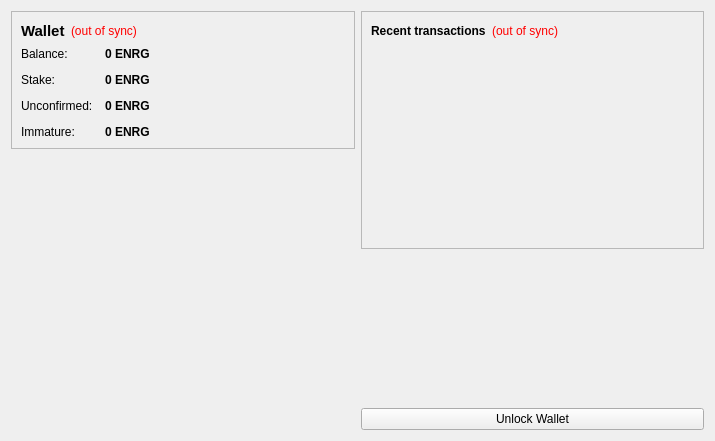
<?xml version="1.0" encoding="UTF-8"?>
<ui version="4.0">
 <class>OverviewPage</class>
 <widget class="QWidget" name="OverviewPage">
  <property name="geometry">
   <rect>
    <x>0</x>
    <y>0</y>
    <width>715</width>
    <height>441</height>
   </rect>
  </property>
  <property name="windowTitle">
   <string>Form</string>
  </property>
  <layout class="QHBoxLayout" name="horizontalLayout" stretch="1,1">
   <item>
    <layout class="QVBoxLayout" name="verticalLayout_2">
     <item>
      <widget class="QFrame" name="frame">
       <property name="frameShape">
        <enum>QFrame::StyledPanel</enum>
       </property>
       <property name="frameShadow">
        <enum>QFrame::Raised</enum>
       </property>
       <layout class="QVBoxLayout" name="verticalLayout_4">
        <item>
         <layout class="QHBoxLayout" name="horizontalLayout_4">
          <item>
           <widget class="QLabel" name="label_5">
            <property name="font">
             <font>
              <pointsize>11</pointsize>
              <weight>75</weight>
              <bold>true</bold>
             </font>
            </property>
            <property name="text">
             <string>Wallet</string>
            </property>
           </widget>
          </item>
          <item>
           <widget class="QLabel" name="labelWalletStatus">
            <property name="toolTip">
             <string>The displayed information may be out of date. Your wallet automatically synchronizes with the EnergyCoin network after a connection is established, but this process has not completed yet.</string>
            </property>
            <property name="styleSheet">
             <string notr="true">QLabel { color: red; }</string>
            </property>
            <property name="text">
             <string notr="true">(out of sync)</string>
            </property>
            <property name="alignment">
             <set>Qt::AlignLeading|Qt::AlignLeft|Qt::AlignVCenter</set>
            </property>
           </widget>
          </item>
          <item>
           <spacer name="horizontalSpacer_2">
            <property name="orientation">
             <enum>Qt::Horizontal</enum>
            </property>
            <property name="sizeHint" stdset="0">
             <size>
              <width>40</width>
              <height>20</height>
             </size>
            </property>
           </spacer>
          </item>
         </layout>
        </item>
        <item>
         <layout class="QFormLayout" name="formLayout_2">
          <property name="fieldGrowthPolicy">
           <enum>QFormLayout::AllNonFixedFieldsGrow</enum>
          </property>
          <property name="horizontalSpacing">
           <number>12</number>
          </property>
          <property name="verticalSpacing">
           <number>12</number>
          </property>
          <item row="0" column="0">
           <widget class="QLabel" name="label">
            <property name="text">
             <string>Balance:</string>
            </property>
           </widget>
          </item>
          <item row="0" column="1">
           <widget class="QLabel" name="labelBalance">
            <property name="font">
             <font>
              <weight>75</weight>
              <bold>true</bold>
             </font>
            </property>
            <property name="cursor">
             <cursorShape>IBeamCursor</cursorShape>
            </property>
            <property name="toolTip">
             <string>Your current balance</string>
            </property>
            <property name="text">
             <string notr="true">0 ENRG</string>
            </property>
            <property name="textInteractionFlags">
             <set>Qt::LinksAccessibleByMouse|Qt::TextSelectableByKeyboard|Qt::TextSelectableByMouse</set>
            </property>
           </widget>
          </item>
          <item row="1" column="0">
           <widget class="QLabel" name="label_6">
            <property name="text">
             <string>Stake:</string>
            </property>
           </widget>
          </item>
          <item row="1" column="1">
           <widget class="QLabel" name="labelStake">
            <property name="font">
             <font>
              <weight>75</weight>
              <bold>true</bold>
             </font>
            </property>
            <property name="cursor">
             <cursorShape>IBeamCursor</cursorShape>
            </property>
            <property name="toolTip">
             <string>Total of coins that was staked, and do not yet count toward the current balance</string>
            </property>
            <property name="text">
             <string notr="true">0 ENRG</string>
            </property>
            <property name="textInteractionFlags">
             <set>Qt::LinksAccessibleByMouse|Qt::TextSelectableByKeyboard|Qt::TextSelectableByMouse</set>
            </property>
           </widget>
          </item>
          <item row="2" column="0">
           <widget class="QLabel" name="label_3">
            <property name="text">
             <string>Unconfirmed:</string>
            </property>
           </widget>
          </item>
          <item row="2" column="1">
           <widget class="QLabel" name="labelUnconfirmed">
            <property name="font">
             <font>
              <weight>75</weight>
              <bold>true</bold>
             </font>
            </property>
            <property name="cursor">
             <cursorShape>IBeamCursor</cursorShape>
            </property>
            <property name="toolTip">
             <string>Total of transactions that have yet to be confirmed, and do not yet count toward the current balance</string>
            </property>
            <property name="text">
             <string notr="true">0 ENRG</string>
            </property>
            <property name="textInteractionFlags">
             <set>Qt::LinksAccessibleByMouse|Qt::TextSelectableByKeyboard|Qt::TextSelectableByMouse</set>
            </property>
           </widget>
          </item>
          <item row="3" column="0">
           <widget class="QLabel" name="labelImmatureText">
            <property name="text">
             <string>Immature:</string>
            </property>
           </widget>
          </item>
          <item row="3" column="1">
           <widget class="QLabel" name="labelImmature">
            <property name="font">
             <font>
              <weight>75</weight>
              <bold>true</bold>
             </font>
            </property>
            <property name="toolTip">
             <string>Mined balance that has not yet matured</string>
            </property>
            <property name="text">
             <string notr="true">0 ENRG</string>
            </property>
            <property name="textInteractionFlags">
             <set>Qt::LinksAccessibleByMouse|Qt::TextSelectableByKeyboard|Qt::TextSelectableByMouse</set>
            </property>
           </widget>
          </item>
         </layout>
        </item>
       </layout>
      </widget>
     </item>
     <item>
      <spacer name="verticalSpacer">
       <property name="orientation">
        <enum>Qt::Vertical</enum>
       </property>
       <property name="sizeHint" stdset="0">
        <size>
         <width>20</width>
         <height>40</height>
        </size>
       </property>
      </spacer>
     </item>
     <item>
      <widget class="QLabel" name="label_6">
       <property name="text">
        <string/>
       </property>
       <property name="pixmap">
        <pixmap resource="../bitcoin.qrc">:/images/backg</pixmap>
       </property>
       <property name="scaledContents">
        <bool>false</bool>
       </property>
       <property name="alignment">
        <set>Qt::AlignCenter</set>
       </property>
       <property name="margin">
        <number>-2</number>
       </property>
      </widget>
     </item>
    </layout>
   </item>
   <item>
    <layout class="QVBoxLayout" name="verticalLayout_3">
     <item>
      <widget class="QFrame" name="frame_2">
       <property name="frameShape">
        <enum>QFrame::StyledPanel</enum>
       </property>
       <property name="frameShadow">
        <enum>QFrame::Raised</enum>
       </property>
       <layout class="QVBoxLayout" name="verticalLayout">
        <item>
         <layout class="QHBoxLayout" name="horizontalLayout_2">
          <item>
           <widget class="QLabel" name="label_4">
            <property name="text">
             <string>&lt;b&gt;Recent transactions&lt;/b&gt;</string>
            </property>
           </widget>
          </item>
          <item>
           <widget class="QLabel" name="labelTransactionsStatus">
            <property name="toolTip">
             <string>The displayed information may be out of date. Your wallet automatically synchronizes with the EnergyCoin network after a connection is established, but this process has not completed yet.</string>
            </property>
            <property name="styleSheet">
             <string notr="true">QLabel { color: red; }</string>
            </property>
            <property name="text">
             <string notr="true">(out of sync)</string>
            </property>
            <property name="alignment">
             <set>Qt::AlignRight|Qt::AlignTrailing|Qt::AlignVCenter</set>
            </property>
           </widget>
          </item>
          <item>
           <spacer name="horizontalSpacer">
            <property name="orientation">
             <enum>Qt::Horizontal</enum>
            </property>
            <property name="sizeHint" stdset="0">
             <size>
              <width>40</width>
              <height>20</height>
             </size>
            </property>
           </spacer>
          </item>
         </layout>
        </item>
        <item>
         <widget class="QListView" name="listTransactions">
          <property name="styleSheet">
           <string notr="true">QListView { background: transparent; }</string>
          </property>
          <property name="frameShape">
           <enum>QFrame::NoFrame</enum>
          </property>
          <property name="verticalScrollBarPolicy">
           <enum>Qt::ScrollBarAlwaysOff</enum>
          </property>
          <property name="horizontalScrollBarPolicy">
           <enum>Qt::ScrollBarAlwaysOff</enum>
          </property>
          <property name="selectionMode">
           <enum>QAbstractItemView::NoSelection</enum>
          </property>
         </widget>
        </item>
       </layout>
      </widget>
     </item>
     <item>
      <spacer name="verticalSpacer_2">
       <property name="orientation">
        <enum>Qt::Vertical</enum>
       </property>
       <property name="sizeHint" stdset="0">
        <size>
         <width>20</width>
         <height>40</height>
        </size>
       </property>
      </spacer>
     </item>
     <item>
      <widget class="QPushButton" name="unlockWalletButton">
       <property name="text">
        <string>Unlock Wallet</string>
       </property>
      </widget>
     </item>
    </layout>
   </item>
  </layout>
 </widget>
 <resources>
  <include location="../bitcoin.qrc"/>
 </resources>
 <connections/>
</ui>
